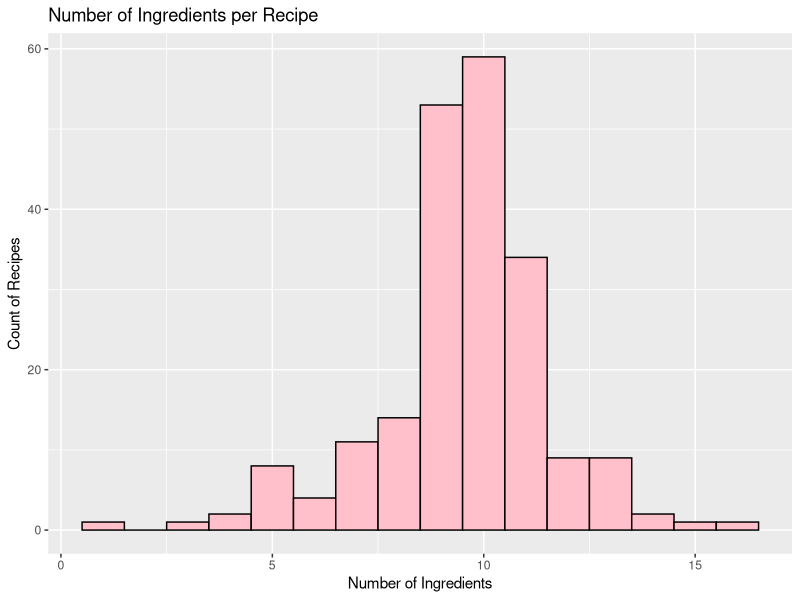

Source code (R):
## ---- chunk 1
library(ggplot2)
library(dplyr)
cookies <- read.csv("cookies.csv")
cookies %>%
  group_by(Recipe_Index) %>%
  summarise(Num_Ingredients = n()) %>%
  ggplot(aes(x = Num_Ingredients)) +
  geom_histogram(binwidth=1, fill="pink", color="black") +
  labs(title="Number of Ingredients per Recipe", x="Number of Ingredients", y="Count of Recipes")

